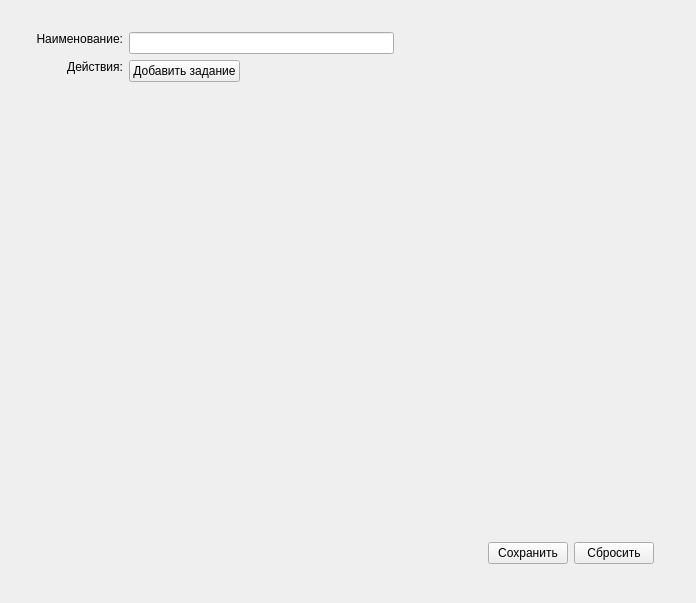
<?xml version="1.0" encoding="UTF-8"?>
<ui version="4.0">
 <class>ScheduleAddSets</class>
 <widget class="QWidget" name="ScheduleAddSets">
  <property name="geometry">
   <rect>
    <x>0</x>
    <y>0</y>
    <width>696</width>
    <height>603</height>
   </rect>
  </property>
  <property name="windowTitle">
   <string>Form</string>
  </property>
  <widget class="QWidget" name="horizontalLayoutWidget">
   <property name="geometry">
    <rect>
     <x>20</x>
     <y>20</y>
     <width>651</width>
     <height>561</height>
    </rect>
   </property>
   <layout class="QHBoxLayout" name="mainLayout">
    <property name="leftMargin">
     <number>10</number>
    </property>
    <property name="topMargin">
     <number>6</number>
    </property>
    <property name="rightMargin">
     <number>6</number>
    </property>
    <property name="bottomMargin">
     <number>6</number>
    </property>
    <item>
     <layout class="QGridLayout" name="gridLayout">
      <property name="margin">
       <number>6</number>
      </property>
      <item row="0" column="0">
       <widget class="QLabel" name="label">
        <property name="text">
         <string>Наименование:</string>
        </property>
        <property name="alignment">
         <set>Qt::AlignRight|Qt::AlignTop|Qt::AlignTrailing</set>
        </property>
       </widget>
      </item>
      <item row="4" column="1">
       <layout class="QHBoxLayout" name="horizontalLayout_2">
        <property name="margin">
         <number>5</number>
        </property>
        <item>
         <spacer name="horizontalSpacer">
          <property name="orientation">
           <enum>Qt::Horizontal</enum>
          </property>
          <property name="sizeHint" stdset="0">
           <size>
            <width>40</width>
            <height>20</height>
           </size>
          </property>
         </spacer>
        </item>
        <item>
         <widget class="QPushButton" name="cmdSave">
          <property name="text">
           <string>Сохранить</string>
          </property>
         </widget>
        </item>
        <item>
         <widget class="QPushButton" name="cmdDrop">
          <property name="text">
           <string>Сбросить</string>
          </property>
         </widget>
        </item>
       </layout>
      </item>
      <item row="1" column="0">
       <widget class="QLabel" name="label_2">
        <property name="text">
         <string>Действия:</string>
        </property>
        <property name="alignment">
         <set>Qt::AlignRight|Qt::AlignTop|Qt::AlignTrailing</set>
        </property>
       </widget>
      </item>
      <item row="0" column="1">
       <layout class="QHBoxLayout" name="horizontalLayout_3">
        <item>
         <widget class="QLineEdit" name="txtName"/>
        </item>
        <item>
         <spacer name="horizontalSpacer_2">
          <property name="orientation">
           <enum>Qt::Horizontal</enum>
          </property>
          <property name="sizeHint" stdset="0">
           <size>
            <width>40</width>
            <height>20</height>
           </size>
          </property>
         </spacer>
        </item>
       </layout>
      </item>
      <item row="1" column="1">
       <layout class="QHBoxLayout" name="horizontalLayout_4">
        <item>
         <layout class="QVBoxLayout" name="verticalLayout">
          <property name="rightMargin">
           <number>6</number>
          </property>
          <item>
           <widget class="QPushButton" name="cmdAddSchedule">
            <property name="text">
             <string>Добавить задание</string>
            </property>
           </widget>
          </item>
         </layout>
        </item>
        <item>
         <spacer name="horizontalSpacer_3">
          <property name="orientation">
           <enum>Qt::Horizontal</enum>
          </property>
          <property name="sizeHint" stdset="0">
           <size>
            <width>40</width>
            <height>20</height>
           </size>
          </property>
         </spacer>
        </item>
       </layout>
      </item>
      <item row="2" column="1">
       <spacer name="verticalSpacer">
        <property name="orientation">
         <enum>Qt::Vertical</enum>
        </property>
        <property name="sizeHint" stdset="0">
         <size>
          <width>20</width>
          <height>40</height>
         </size>
        </property>
       </spacer>
      </item>
     </layout>
    </item>
   </layout>
  </widget>
 </widget>
 <resources/>
 <connections>
  <connection>
   <sender>cmdAddSchedule</sender>
   <signal>clicked()</signal>
   <receiver>ScheduleAddSets</receiver>
   <slot>appendChild()</slot>
   <hints>
    <hint type="sourcelabel">
     <x>166</x>
     <y>73</y>
    </hint>
    <hint type="destinationlabel">
     <x>51</x>
     <y>722</y>
    </hint>
   </hints>
  </connection>
  <connection>
   <sender>cmdSave</sender>
   <signal>clicked()</signal>
   <receiver>ScheduleAddSets</receiver>
   <slot>saveChanges()</slot>
   <hints>
    <hint type="sourcelabel">
     <x>528</x>
     <y>555</y>
    </hint>
    <hint type="destinationlabel">
     <x>153</x>
     <y>730</y>
    </hint>
   </hints>
  </connection>
  <connection>
   <sender>cmdDrop</sender>
   <signal>clicked()</signal>
   <receiver>ScheduleAddSets</receiver>
   <slot>dropChanges()</slot>
   <hints>
    <hint type="sourcelabel">
     <x>604</x>
     <y>553</y>
    </hint>
    <hint type="destinationlabel">
     <x>163</x>
     <y>738</y>
    </hint>
   </hints>
  </connection>
 </connections>
 <slots>
  <slot>appendChild()</slot>
  <slot>saveChanges()</slot>
  <slot>dropChanges()</slot>
 </slots>
</ui>
